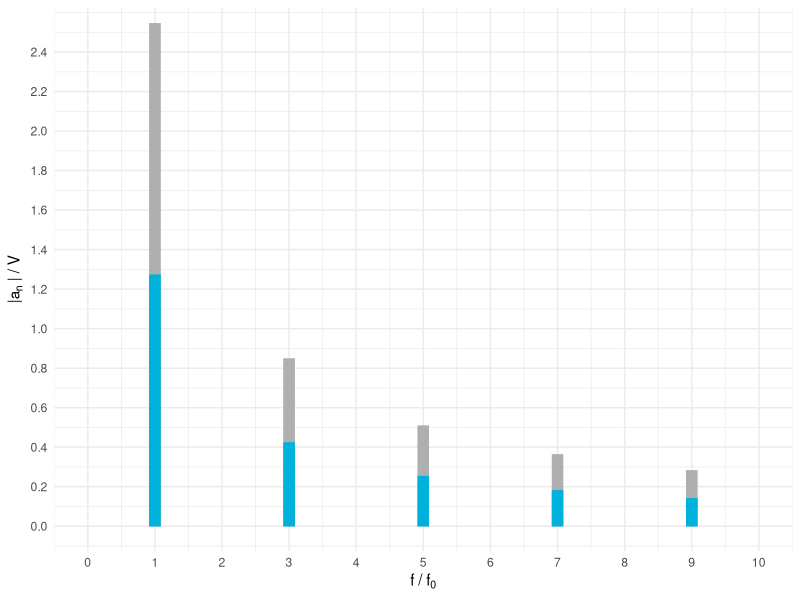

Source code (R):
library(ggplot2)

outputName   <- "2_2_Amplivergleich.pdf"
outputWidth  <- 10
outputHeight <- 0.618 * outputWidth

# function parametersa
A   <- 2
m   <- 10 # number of amplitude values

ylabel <- bquote( "|a"[n]~"| / V" )
xlabel <- bquote( "f / f"[0] )


amplifun <- function (n) {

    abs( 4 * 2 / (n * pi) * sin(n * pi/2) )

}

deltaX <- 1
deltaCounter <- 0

lineCoordinatesX <- c()
lineCoordinatesY <- c()

lineCoordinatesY_Measurement <- c()

print(amplifun(1))

for (i in 1:m) {

    deltaCounter <- deltaCounter + deltaX

    lineCoordinatesX <- c( lineCoordinatesX, deltaCounter)
    lineCoordinatesY <- c( lineCoordinatesY, amplifun(i) )

    lineCoordinatesY_Measurement <- c( lineCoordinatesY_Measurement, amplifun(i) * 0.5 )

}

maxY <- ceiling(max( lineCoordinatesY ))
minY <- floor(max( lineCoordinatesY ))

ylim   <- c(0, (maxY+minY)/2)
xlim   <- c(0, m)

ybreaks <- seq(0, (maxY+minY)/2, 0.2)
xbreaks <- seq(0,m, 1)


hsBlue <- "#00b1db"
theoreticalColor <- "#afafafFF"


plot <- ggplot(data.frame(x=c(0,2), y=c(0,2)), aes(x=x)) +
    theme_minimal() +
    theme(legend.position="none", plot.title = element_text(color = "gray21", size=1.618^5), plot.subtitle = element_text(color = "grey80", size=1.618^5)) +

    #ggtitle(bquote("Amplitudenspektrum von x(t), Rot: theoretische Werte")) +
    #labs(subtitle="D=0.25, T=1us")

    xlab(xlabel) +
    ylab(ylabel) +

    scale_y_continuous(limits= ylim, breaks=ybreaks) +
    scale_x_continuous(limits= xlim, breaks=xbreaks)


linewidth <- (1-0.6180339887498948)*10

for (i in 1:m) {

   if(lineCoordinatesY[i] < lineCoordinatesY_Measurement[i] ) {

       # plot measurement first, then plot theoreticals on top

   plot <- plot + geom_segment(
            x = lineCoordinatesX[i],
            y = 0,
            xend = lineCoordinatesX[i],
            yend = lineCoordinatesY_Measurement[i],
            color=hsBlue,
            linetype="solid", size = linewidth
        )

   plot <- plot + geom_segment(
            x = lineCoordinatesX[i],
            y = 0,
            xend = lineCoordinatesX[i],
            yend = lineCoordinatesY[i],
            color=theoreticalColor,
            linetype="solid", size = linewidth
        )
   } else {

       # plot theoretical first, then plot measurement

   plot <- plot + geom_segment(
            x = lineCoordinatesX[i],
            y = 0,
            xend = lineCoordinatesX[i],
            yend = lineCoordinatesY[i],
            color=theoreticalColor,
            linetype="solid", size = linewidth
        )

   plot <- plot + geom_segment(
            x = lineCoordinatesX[i],
            y = 0,
            xend = lineCoordinatesX[i],
            yend = lineCoordinatesY_Measurement[i],
            color=hsBlue,
            linetype="solid", size = linewidth
        )


   }

}



pdf(outputName, width = outputWidth, height = outputHeight)
plot
